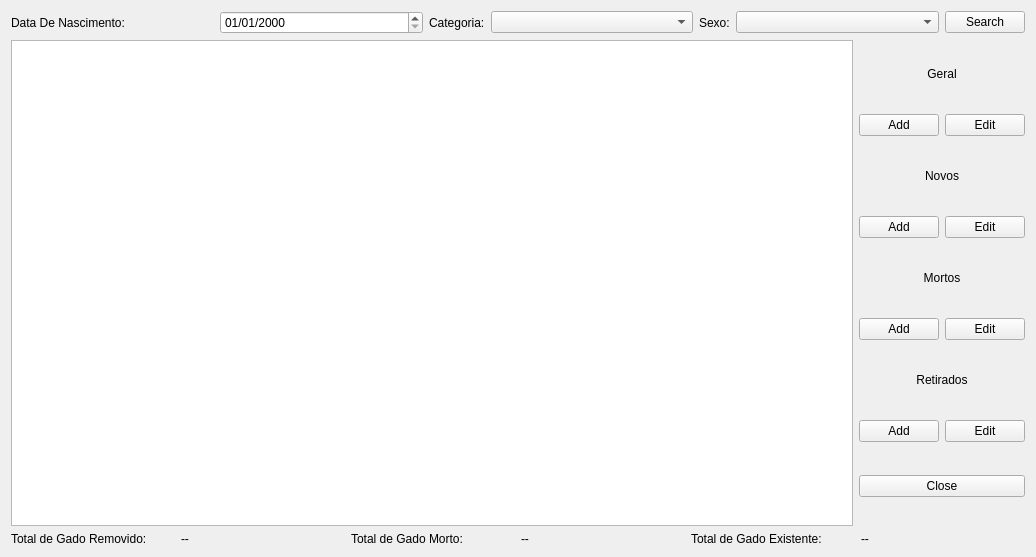
<?xml version="1.0" encoding="UTF-8"?>
<ui version="4.0">
 <class>Form</class>
 <widget class="QWidget" name="Form">
  <property name="geometry">
   <rect>
    <x>0</x>
    <y>0</y>
    <width>1036</width>
    <height>557</height>
   </rect>
  </property>
  <property name="windowTitle">
   <string>Visualizar</string>
  </property>
  <layout class="QGridLayout" name="gridLayout_4">
   <item row="1" column="0">
    <widget class="QTableView" name="TV"/>
   </item>
   <item row="1" column="1">
    <layout class="QGridLayout" name="gridLayout_2">
     <item row="0" column="0" colspan="2">
      <widget class="QLabel" name="label_4">
       <property name="sizePolicy">
        <sizepolicy hsizetype="Preferred" vsizetype="Fixed">
         <horstretch>0</horstretch>
         <verstretch>0</verstretch>
        </sizepolicy>
       </property>
       <property name="frameShadow">
        <enum>QFrame::Plain</enum>
       </property>
       <property name="text">
        <string>Geral</string>
       </property>
       <property name="alignment">
        <set>Qt::AlignCenter</set>
       </property>
      </widget>
     </item>
     <item row="7" column="1">
      <widget class="QPushButton" name="PBEditIR">
       <property name="text">
        <string>Edit</string>
       </property>
      </widget>
     </item>
     <item row="4" column="0" colspan="2">
      <widget class="QLabel" name="label_6">
       <property name="sizePolicy">
        <sizepolicy hsizetype="Preferred" vsizetype="Fixed">
         <horstretch>0</horstretch>
         <verstretch>0</verstretch>
        </sizepolicy>
       </property>
       <property name="text">
        <string>Mortos</string>
       </property>
       <property name="alignment">
        <set>Qt::AlignCenter</set>
       </property>
      </widget>
     </item>
     <item row="5" column="0">
      <widget class="QPushButton" name="PBAddIM">
       <property name="text">
        <string>Add</string>
       </property>
      </widget>
     </item>
     <item row="3" column="1">
      <widget class="QPushButton" name="PBEditIN">
       <property name="text">
        <string>Edit</string>
       </property>
      </widget>
     </item>
     <item row="3" column="0">
      <widget class="QPushButton" name="PBAddIN">
       <property name="text">
        <string>Add</string>
       </property>
      </widget>
     </item>
     <item row="1" column="1">
      <widget class="QPushButton" name="PBEditIG">
       <property name="text">
        <string>Edit</string>
       </property>
      </widget>
     </item>
     <item row="8" column="0" colspan="2">
      <widget class="QPushButton" name="PBFechar">
       <property name="text">
        <string>Close</string>
       </property>
      </widget>
     </item>
     <item row="7" column="0">
      <widget class="QPushButton" name="PBAddIR">
       <property name="text">
        <string>Add</string>
       </property>
      </widget>
     </item>
     <item row="1" column="0">
      <widget class="QPushButton" name="PBAddIG">
       <property name="text">
        <string>Add</string>
       </property>
      </widget>
     </item>
     <item row="2" column="0" colspan="2">
      <widget class="QLabel" name="label_5">
       <property name="sizePolicy">
        <sizepolicy hsizetype="Preferred" vsizetype="Fixed">
         <horstretch>0</horstretch>
         <verstretch>0</verstretch>
        </sizepolicy>
       </property>
       <property name="text">
        <string>Novos</string>
       </property>
       <property name="alignment">
        <set>Qt::AlignCenter</set>
       </property>
      </widget>
     </item>
     <item row="5" column="1">
      <widget class="QPushButton" name="PBEditIM">
       <property name="text">
        <string>Edit</string>
       </property>
      </widget>
     </item>
     <item row="6" column="0" colspan="2">
      <widget class="QLabel" name="label_7">
       <property name="sizePolicy">
        <sizepolicy hsizetype="Preferred" vsizetype="Fixed">
         <horstretch>0</horstretch>
         <verstretch>0</verstretch>
        </sizepolicy>
       </property>
       <property name="text">
        <string>Retirados</string>
       </property>
       <property name="alignment">
        <set>Qt::AlignCenter</set>
       </property>
      </widget>
     </item>
    </layout>
   </item>
   <item row="2" column="0" colspan="2">
    <layout class="QGridLayout" name="gridLayout_3">
     <item row="0" column="0">
      <widget class="QLabel" name="label_8">
       <property name="sizePolicy">
        <sizepolicy hsizetype="Minimum" vsizetype="Preferred">
         <horstretch>0</horstretch>
         <verstretch>0</verstretch>
        </sizepolicy>
       </property>
       <property name="text">
        <string>Total de Gado Removido:</string>
       </property>
      </widget>
     </item>
     <item row="0" column="1">
      <widget class="QLabel" name="LBRemovidos">
       <property name="text">
        <string>--</string>
       </property>
      </widget>
     </item>
     <item row="0" column="2">
      <widget class="QLabel" name="label_10">
       <property name="sizePolicy">
        <sizepolicy hsizetype="Minimum" vsizetype="Preferred">
         <horstretch>0</horstretch>
         <verstretch>0</verstretch>
        </sizepolicy>
       </property>
       <property name="text">
        <string>Total de Gado Morto:</string>
       </property>
      </widget>
     </item>
     <item row="0" column="3">
      <widget class="QLabel" name="LBMorto">
       <property name="text">
        <string>--</string>
       </property>
      </widget>
     </item>
     <item row="0" column="4">
      <widget class="QLabel" name="label_12">
       <property name="sizePolicy">
        <sizepolicy hsizetype="Minimum" vsizetype="Preferred">
         <horstretch>0</horstretch>
         <verstretch>0</verstretch>
        </sizepolicy>
       </property>
       <property name="text">
        <string>Total de Gado Existente:</string>
       </property>
      </widget>
     </item>
     <item row="0" column="5">
      <widget class="QLabel" name="LBExistente">
       <property name="text">
        <string>--</string>
       </property>
      </widget>
     </item>
    </layout>
   </item>
   <item row="0" column="0" colspan="2">
    <layout class="QGridLayout" name="gridLayout">
     <item row="0" column="1">
      <widget class="QDateTimeEdit" name="DTEDataNascimento">
       <property name="displayFormat">
        <string>dd/MM/yyyy</string>
       </property>
      </widget>
     </item>
     <item row="0" column="2">
      <widget class="QLabel" name="label_2">
       <property name="sizePolicy">
        <sizepolicy hsizetype="Fixed" vsizetype="Preferred">
         <horstretch>0</horstretch>
         <verstretch>0</verstretch>
        </sizepolicy>
       </property>
       <property name="text">
        <string>Categoria:</string>
       </property>
      </widget>
     </item>
     <item row="0" column="4">
      <widget class="QLabel" name="label_3">
       <property name="sizePolicy">
        <sizepolicy hsizetype="Fixed" vsizetype="Preferred">
         <horstretch>0</horstretch>
         <verstretch>0</verstretch>
        </sizepolicy>
       </property>
       <property name="text">
        <string>Sexo:</string>
       </property>
      </widget>
     </item>
     <item row="0" column="5">
      <widget class="QComboBox" name="CBSexo"/>
     </item>
     <item row="0" column="6">
      <widget class="QPushButton" name="PBSexo">
       <property name="sizePolicy">
        <sizepolicy hsizetype="Fixed" vsizetype="Fixed">
         <horstretch>0</horstretch>
         <verstretch>0</verstretch>
        </sizepolicy>
       </property>
       <property name="text">
        <string>Search</string>
       </property>
      </widget>
     </item>
     <item row="0" column="3">
      <widget class="QComboBox" name="CBCagegoria"/>
     </item>
     <item row="0" column="0">
      <widget class="QLabel" name="label">
       <property name="text">
        <string>Data De Nascimento:</string>
       </property>
      </widget>
     </item>
    </layout>
   </item>
  </layout>
 </widget>
 <resources/>
 <connections/>
</ui>
